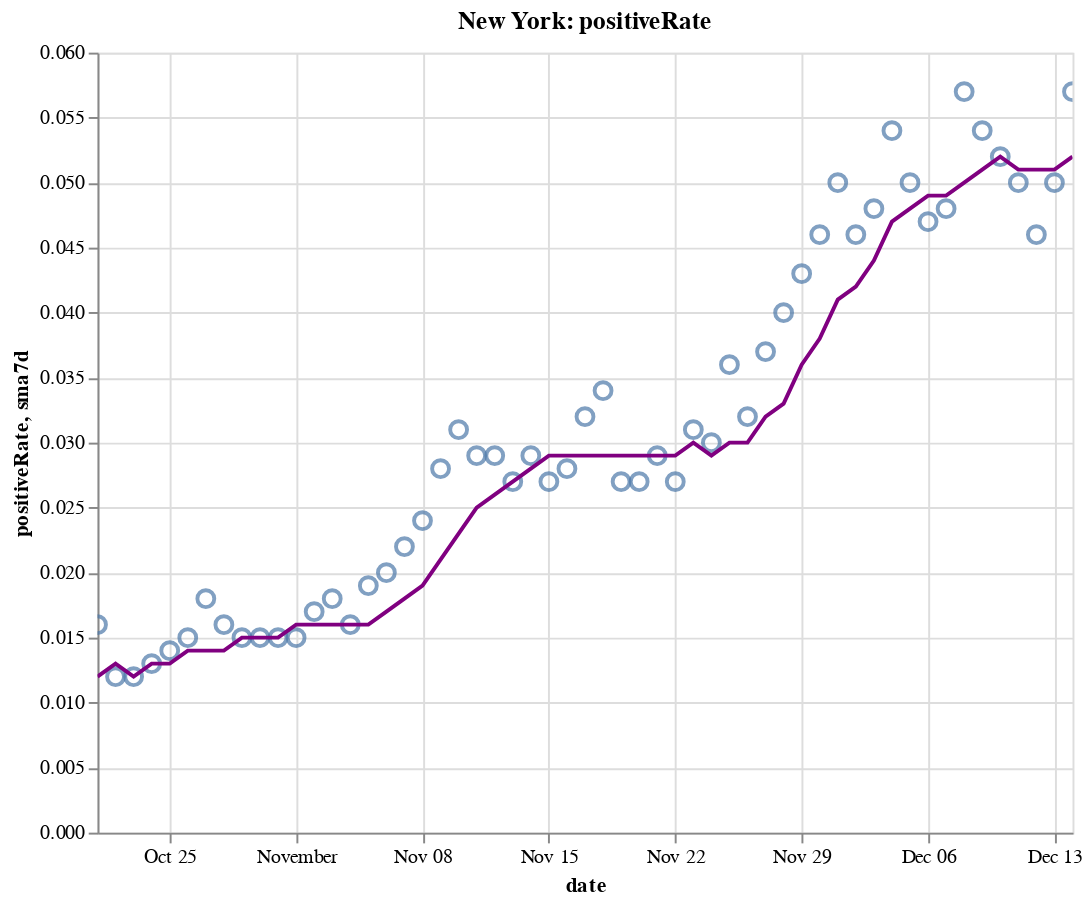

Notebook code cell kept with this figure:
### Code cell
create_plot(ny, 'positiveRate')

### Figure 1 — Vega-Lite specification as saved in the notebook (floating-point values rounded to 4 significant figures)
{"config": {"view": {"continuousWidth": 400, "continuousHeight": 300}}, "layer": [{"layer": [{"mark": {"type": "point", "size": 75}, "encoding": {"tooltip": [{"type": "temporal", "field": "date"}, {"type": "quantitative", "field": "positiveRate"}, {"type": "quantitative", "field": "sma7d"}], "x": {"type": "temporal", "field": "date"}, "y": {"type": "quantitative", "field": "positiveRate"}}, "selection": {"selector010": {"type": "interval", "bind": "scales", "encodings": ["x", "y"]}}}, {"mark": {"type": "line", "color": "purple"}, "encoding": {"x": {"type": "temporal", "field": "date"}, "y": {"type": "quantitative", "field": "sma7d"}}}]}, {"mark": {"type": "rule", "color": "#aaa"}, "encoding": {"x": {"type": "temporal", "field": "date"}}, "transform": [{"filter": {"selection": "selector009"}}]}, {"mark": "circle", "encoding": {"opacity": {"condition": {"value": 1, "selection": "selector009"}, "value": 0}, "tooltip": [{"type": "temporal", "field": "date"}, {"type": "quantitative", "field": "positiveRate"}, {"type": "quantitative", "field": "sma7d"}], "x": {"type": "temporal", "field": "date"}, "y": {"type": "quantitative", "field": "positiveRate"}}, "selection": {"selector009": {"type": "single", "encodings": ["x"], "on": "mouseover", "nearest": true, "empty": "none"}}}, {"mark": {"type": "text", "align": "left", "dx": 5, "dy": -5, "stroke": "white", "strokeWidth": 2}, "encoding": {"text": {"type": "quantitative", "field": "positiveRate"}, "tooltip": [{"type": "temporal", "field": "date"}, {"type": "quantitative", "field": "positiveRate"}, {"type": "quantitative", "field": "sma7d"}], "x": {"type": "temporal", "field": "date"}, "y": {"type": "quantitative", "field": "positiveRate"}}, "transform": [{"filter": {"selection": "selector009"}}]}, {"mark": {"type": "text", "align": "left", "dx": 5, "dy": -5}, "encoding": {"text": {"type": "quantitative", "field": "positiveRate"}, "tooltip": [{"type": "temporal", "field": "date"}, {"type": "quantitative", "field": "positiveRate"}, {"type": "quantitative", "field": "sma7d"}], "x": {"type": "temporal", "field": "date"}, "y": {"type": "quantitative", "field": "positiveRate"}}, "transform": [{"filter": {"selection": "selector009"}}]}], "data": {"name": "data-61205911826542519c9e467a331d3d22"}, "height": 400, "title": "New York: positiveRate", "width": 500, "$schema": "https://vega.github.io/schema/vega-lite/v4.8.1.json", "datasets": {"data-61205911826542519c9e467a331d3d22": [{"date": "2020-10-21T00:00:00", "totalTestResultsIncrease": 124800.0, "positiveIncrease": 2026.0, "death": 25680.0, "deathIncrease": 7.0, "positiveRate": 0.016, "state": "New York", "sma7d": 0.012}, {"date": "2020-10-22T00:00:00", "totalTestResultsIncrease": 135300.0, "positiveIncrease": 1628.0, "death": 25690.0, "deathIncrease": 15.0, "positiveRate": 0.012, "state": "New York", "sma7d": 0.013}, {"date": "2020-10-23T00:00:00", "totalTestResultsIncrease": 141500.0, "positiveIncrease": 1637.0, "death": 25700.0, "deathIncrease": 11.0, "positiveRate": 0.012, "state": "New York", "sma7d": 0.012}, {"date": "2020-10-24T00:00:00", "totalTestResultsIncrease": 156900.0, "positiveIncrease": 2061.0, "death": 25720.0, "deathIncrease": 13.0, "positiveRate": 0.013, "state": "New York", "sma7d": 0.013}, {"date": "2020-10-25T00:00:00", "totalTestResultsIncrease": 120800.0, "positiveIncrease": 1632.0, "death": 25730.0, "deathIncrease": 12.0, "positiveRate": 0.014, "state": "New York", "sma7d": 0.013}, {"date": "2020-10-26T00:00:00", "totalTestResultsIncrease": 82120.0, "positiveIncrease": 1191.0, "death": 25740.0, "deathIncrease": 12.0, "positiveRate": 0.015, "state": "New York", "sma7d": 0.014}, {"date": "2020-10-27T00:00:00", "totalTestResultsIncrease": 111600.0, "positiveIncrease": 1991.0, "death": 25760.0, "deathIncrease": 16.0, "positiveRate": 0.018, "state": "New York", "sma7d": 0.014}, {"date": "2020-10-28T00:00:00", "totalTestResultsIncrease": 129700.0, "positiveIncrease": 2031.0, "death": 25770.0, "deathIncrease": 15.0, "positiveRate": 0.016, "state": "New York", "sma7d": 0.014}, {"date": "2020-10-29T00:00:00", "totalTestResultsIncrease": 168400.0, "positiveIncrease": 2499.0, "death": 25790.0, "deathIncrease": 19.0, "positiveRate": 0.015, "state": "New York", "sma7d": 0.015}, {"date": "2020-10-30T00:00:00", "totalTestResultsIncrease": 146900.0, "positiveIncrease": 2255.0, "death": 25800.0, "deathIncrease": 12.0, "positiveRate": 0.015, "state": "New York", "sma7d": 0.015}, {"date": "2020-10-31T00:00:00", "totalTestResultsIncrease": 137000.0, "positiveIncrease": 2049.0, "death": 25810.0, "deathIncrease": 3.0, "positiveRate": 0.015, "state": "New York", "sma7d": 0.015}, {"date": "2020-11-01T00:00:00", "totalTestResultsIncrease": 148900.0, "positiveIncrease": 2255.0, "death": 25820.0, "deathIncrease": 17.0, "positiveRate": 0.015, "state": "New York", "sma7d": 0.016}, {"date": "2020-11-02T00:00:00", "totalTestResultsIncrease": 96100.0, "positiveIncrease": 1633.0, "death": 25840.0, "deathIncrease": 14.0, "positiveRate": 0.017, "state": "New York", "sma7d": 0.016}, {"date": "2020-11-03T00:00:00", "totalTestResultsIncrease": 127900.0, "positiveIncrease": 2321.0, "death": 25850.0, "deathIncrease": 15.0, "positiveRate": 0.018, "state": "New York", "sma7d": 0.016}, {"date": "2020-11-04T00:00:00", "totalTestResultsIncrease": 133500.0, "positiveIncrease": 2126.0, "death": 25870.0, "deathIncrease": 15.0, "positiveRate": 0.016, "state": "New York", "sma7d": 0.016}, {"date": "2020-11-05T00:00:00", "totalTestResultsIncrease": 161000.0, "positiveIncrease": 2997.0, "death": 25890.0, "deathIncrease": 24.0, "positiveRate": 0.019, "state": "New York", "sma7d": 0.016}, {"date": "2020-11-06T00:00:00", "totalTestResultsIncrease": 160700.0, "positiveIncrease": 3209.0, "death": 25910.0, "deathIncrease": 18.0, "positiveRate": 0.02, "state": "New York", "sma7d": 0.017}, {"date": "2020-11-07T00:00:00", "totalTestResultsIncrease": 163300.0, "positiveIncrease": 3587.0, "death": 25930.0, "deathIncrease": 18.0, "positiveRate": 0.022, "state": "New York", "sma7d": 0.018}, {"date": "2020-11-08T00:00:00", "totalTestResultsIncrease": 145600.0, "positiveIncrease": 3428.0, "death": 25950.0, "deathIncrease": 19.0, "positiveRate": 0.024, "state": "New York", "sma7d": 0.019}, {"date": "2020-11-09T00:00:00", "totalTestResultsIncrease": 111400.0, "positiveIncrease": 3144.0, "death": 25970.0, "deathIncrease": 26.0, "positiveRate": 0.028, "state": "New York", "sma7d": 0.021}, {"date": "2020-11-10T00:00:00", "totalTestResultsIncrease": 128000.0, "positiveIncrease": 3965.0, "death": 26000.0, "deathIncrease": 32.0, "positiveRate": 0.031, "state": "New York", "sma7d": 0.023}, {"date": "2020-11-11T00:00:00", "totalTestResultsIncrease": 164300.0, "positiveIncrease": 4820.0, "death": 26030.0, "deathIncrease": 21.0, "positiveRate": 0.029, "state": "New York", "sma7d": 0.025}, {"date": "2020-11-12T00:00:00", "totalTestResultsIncrease": 162600.0, "positiveIncrease": 4797.0, "death": 26060.0, "deathIncrease": 29.0, "positiveRate": 0.029, "state": "New York", "sma7d": 0.026}, {"date": "2020-11-13T00:00:00", "totalTestResultsIncrease": 203700.0, "positiveIncrease": 5401.0, "death": 26080.0, "deathIncrease": 24.0, "positiveRate": 0.027, "state": "New York", "sma7d": 0.027}, {"date": "2020-11-14T00:00:00", "totalTestResultsIncrease": 184200.0, "positiveIncrease": 5388.0, "death": 26100.0, "deathIncrease": 24.0, "positiveRate": 0.029, "state": "New York", "sma7d": 0.028}, {"date": "2020-11-15T00:00:00", "totalTestResultsIncrease": 133200.0, "positiveIncrease": 3649.0, "death": 26130.0, "deathIncrease": 30.0, "positiveRate": 0.027, "state": "New York", "sma7d": 0.029}, {"date": "2020-11-16T00:00:00", "totalTestResultsIncrease": 124600.0, "positiveIncrease": 3490.0, "death": 26160.0, "deathIncrease": 26.0, "positiveRate": 0.028, "state": "New York", "sma7d": 0.029}, {"date": "2020-11-17T00:00:00", "totalTestResultsIncrease": 159900.0, "positiveIncrease": 5088.0, "death": 26190.0, "deathIncrease": 30.0, "positiveRate": 0.032, "state": "New York", "sma7d": 0.029}, {"date": "2020-11-18T00:00:00", "totalTestResultsIncrease": 154400.0, "positiveIncrease": 5294.0, "death": 26220.0, "deathIncrease": 36.0, "positiveRate": 0.034, "state": "New York", "sma7d": 0.029}, {"date": "2020-11-19T00:00:00", "totalTestResultsIncrease": 195200.0, "positiveIncrease": 5310.0, "death": 26260.0, "deathIncrease": 32.0, "positiveRate": 0.027, "state": "New York", "sma7d": 0.029}, {"date": "2020-11-20T00:00:00", "totalTestResultsIncrease": 205500.0, "positiveIncrease": 5468.0, "death": 26290.0, "deathIncrease": 35.0, "positiveRate": 0.027, "state": "New York", "sma7d": 0.029}, {"date": "2020-11-21T00:00:00", "totalTestResultsIncrease": 207900.0, "positiveIncrease": 5972.0, "death": 26330.0, "deathIncrease": 34.0, "positiveRate": 0.029, "state": "New York", "sma7d": 0.029}, {"date": "2020-11-22T00:00:00", "totalTestResultsIncrease": 196600.0, "positiveIncrease": 5392.0, "death": 26360.0, "deathIncrease": 31.0, "positiveRate": 0.027, "state": "New York", "sma7d": 0.029}, {"date": "2020-11-23T00:00:00", "totalTestResultsIncrease": 191500.0, "positiveIncrease": 5906.0, "death": 26390.0, "deathIncrease": 33.0, "positiveRate": 0.031, "state": "New York", "sma7d": 0.03}, {"date": "2020-11-24T00:00:00", "totalTestResultsIncrease": 164800.0, "positiveIncrease": 4881.0, "death": 26440.0, "deathIncrease": 51.0, "positiveRate": 0.03, "state": "New York", "sma7d": 0.029}, {"date": "2020-11-25T00:00:00", "totalTestResultsIncrease": 173100.0, "positiveIncrease": 6265.0, "death": 26480.0, "deathIncrease": 41.0, "positiveRate": 0.036, "state": "New York", "sma7d": 0.03}, {"date": "2020-11-26T00:00:00", "totalTestResultsIncrease": 217700.0, "positiveIncrease": 6933.0, "death": 26550.0, "deathIncrease": 67.0, "positiveRate": 0.032, "state": "New York", "sma7d": 0.03}, {"date": "2020-11-27T00:00:00", "totalTestResultsIncrease": 219400.0, "positiveIncrease": 8176.0, "death": 26590.0, "deathIncrease": 39.0, "positiveRate": 0.037, "state": "New York", "sma7d": 0.032}, {"date": "2020-11-28T00:00:00", "totalTestResultsIncrease": 152400.0, "positiveIncrease": 6063.0, "death": 26630.0, "deathIncrease": 44.0, "positiveRate": 0.04, "state": "New York", "sma7d": 0.033}, {"date": "2020-11-29T00:00:00", "totalTestResultsIncrease": 157300.0, "positiveIncrease": 6723.0, "death": 26690.0, "deathIncrease": 58.0, "positiveRate": 0.043, "state": "New York", "sma7d": 0.036}, {"date": "2020-11-30T00:00:00", "totalTestResultsIncrease": 149000.0, "positiveIncrease": 6819.0, "death": 26750.0, "deathIncrease": 57.0, "positiveRate": 0.046, "state": "New York", "sma7d": 0.038}, {"date": "2020-12-01T00:00:00", "totalTestResultsIncrease": 146700.0, "positiveIncrease": 7285.0, "death": 26820.0, "deathIncrease": 69.0, "positiveRate": 0.05, "state": "New York", "sma7d": 0.041}, {"date": "2020-12-02T00:00:00", "totalTestResultsIncrease": 193600.0, "positiveIncrease": 8973.0, "death": 26890.0, "deathIncrease": 73.0, "positiveRate": 0.046, "state": "New York", "sma7d": 0.042}, {"date": "2020-12-03T00:00:00", "totalTestResultsIncrease": 203400.0, "positiveIncrease": 9855.0, "death": 26960.0, "deathIncrease": 66.0, "positiveRate": 0.048, "state": "New York", "sma7d": 0.044}, {"date": "2020-12-04T00:00:00", "totalTestResultsIncrease": 208300.0, "positiveIncrease": 11270.0, "death": 27020.0, "deathIncrease": 62.0, "positiveRate": 0.054, "state": "New York", "sma7d": 0.047}, {"date": "2020-12-05T00:00:00", "totalTestResultsIncrease": 215400.0, "positiveIncrease": 10760.0, "death": 27090.0, "deathIncrease": 72.0, "positiveRate": 0.05, "state": "New York", "sma7d": 0.048}, {"date": "2020-12-06T00:00:00", "totalTestResultsIncrease": 205800.0, "positiveIncrease": 9702.0, "death": 27150.0, "deathIncrease": 60.0, "positiveRate": 0.047, "state": "New York", "sma7d": 0.049}, {"date": "2020-12-07T00:00:00", "totalTestResultsIncrease": 152300.0, "positiveIncrease": 7302.0, "death": 27230.0, "deathIncrease": 83.0, "positiveRate": 0.048, "state": "New York", "sma7d": 0.049}, {"date": "2020-12-08T00:00:00", "totalTestResultsIncrease": 162500.0, "positiveIncrease": 9335.0, "death": 27310.0, "deathIncrease": 75.0, "positiveRate": 0.057, "state": "New York", "sma7d": 0.05}, {"date": "2020-12-09T00:00:00", "totalTestResultsIncrease": 194600.0, "positiveIncrease": 10600.0, "death": 27400.0, "deathIncrease": 97.0, "positiveRate": 0.054, "state": "New York", "sma7d": 0.051}, {"date": "2020-12-10T00:00:00", "totalTestResultsIncrease": 197400.0, "positiveIncrease": 10180.0, "death": 27500.0, "deathIncrease": 94.0, "positiveRate": 0.052, "state": "New York", "sma7d": 0.052}, {"date": "2020-12-11T00:00:00", "totalTestResultsIncrease": 212700.0, "positiveIncrease": 10600.0, "death": 27590.0, "deathIncrease": 89.0, "positiveRate": 0.05, "state": "New York", "sma7d": 0.051}, {"date": "2020-12-12T00:00:00", "totalTestResultsIncrease": 242900.0, "positiveIncrease": 11130.0, "death": 27680.0, "deathIncrease": 88.0, "positiveRate": 0.046, "state": "New York", "sma7d": 0.051}, {"date": "2020-12-13T00:00:00", "totalTestResultsIncrease": 205200.0, "positiveIncrease": 10190.0, "death": 27780.0, "deathIncrease": 110.0, "positiveRate": 0.05, "state": "New York", "sma7d": 0.051}, {"date": "2020-12-14T00:00:00", "totalTestResultsIncrease": 159800.0, "positiveIncrease": 9044.0, "death": 27870.0, "deathIncrease": 85.0, "positiveRate": 0.057, "state": "New York", "sma7d": 0.052}]}}
